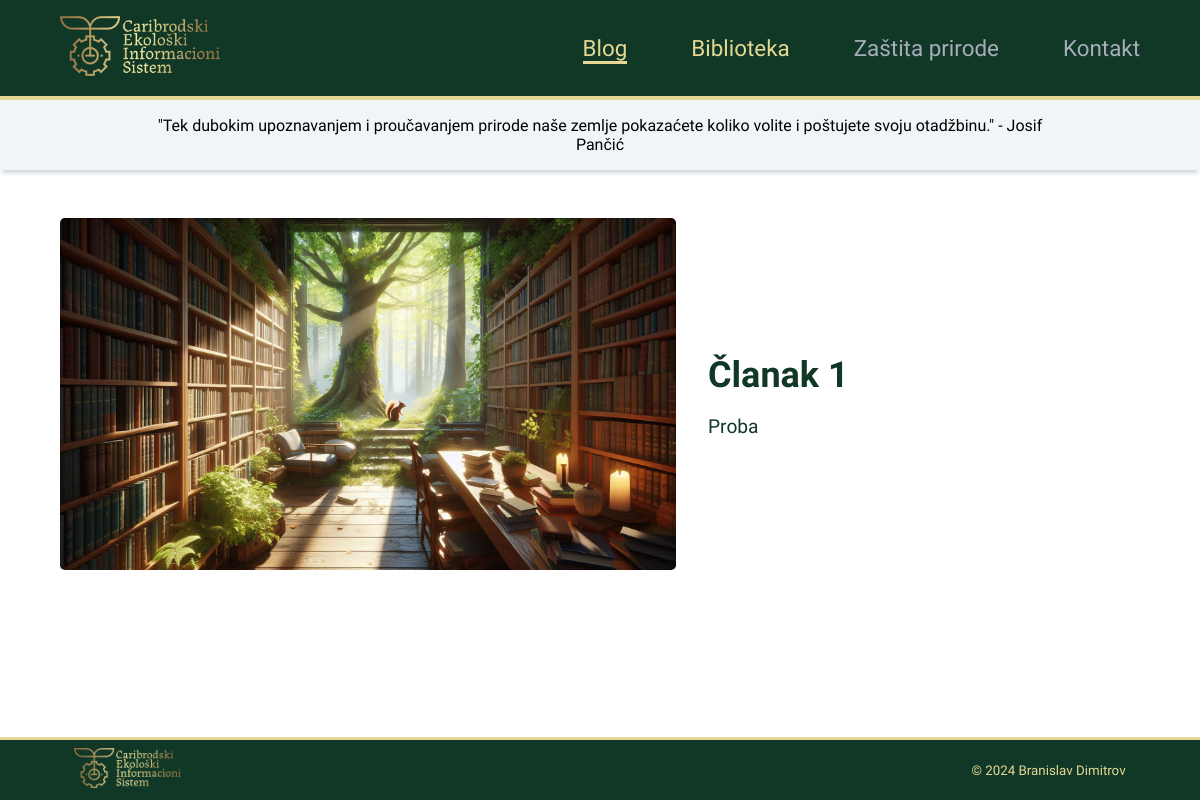
Screenshot of /blog/ with the database file from the repository.
### blog/models.py (models this page shows, shortened)
class BlogPost(models.Model):
    title = models.CharField(max_length=255)
    author = models.ForeignKey(User, on_delete=models.CASCADE, related_name='blog_posts')
    cover_image = models.ImageField(upload_to="blog/cover_img/", null=True, blank=True)
    content = CKEditor5Field("Text", config_name="extends")
    snippet = models.TextField(default='')
    created_on = models.DateTimeField(auto_now_add=True)
    last_modified = models.DateTimeField(auto_now=True)
    views = models.PositiveIntegerField(default=0, validators=[MinValueValidator(0)])
    likes = models.PositiveIntegerField(default=0, validators=[MinValueValidator(0)])
    url_identifier = models.SlugField(max_length=255, unique=True, blank=True)

### blog/views.py (the view)
# urls.py: path("", views.BlogPostListView.as_view(), name="blog-post-list"),
class BlogPostListView(ListView):
    model = BlogPost
    ordering = ['-created_on']
    template_name = "blog/blog_list.html"

### blog/templatetags/custom_filters.py (called while the page is built)
@register.filter(name='replace')
def replace(value, args):
    old_char, new_char = args.split(',')
    return value.replace(old_char, new_char)

### blog/templates/blog/blog_list.html (shortened to what this page needs)
{% extends "base.html" %}
{% load static %}
{% load custom_filters %}
{% block content %}
    <div class="blog-list-header">
        <blockquote>
            <p>
                "Tek dubokim upoznavanjem i proučavanjem prirode naše zemlje pokazaćete koliko volite i poštujete svoju
                otadžbinu." - Josif Pančić
            </p>
        </blockquote>
    </div>
    <main class="blog-list-main">
        {% if blogpost_list %}
            {% for blogpost in blogpost_list %}
            	<article class="blog-list-article">
                    {% if blogpost.cover_image %}
                        <a href="{% url 'blog:blog-post-detail' blogpost.url_identifier %}">
                            <img
                                    src="{{ blogpost.cover_image.url }}"
                                    alt="{{ blogpost.url_identifier|replace:'-, ' }}"
                            >
                        </a>
                    {% endif %}
                    <section>
                        <a href="{% url 'blog:blog-post-detail' blogpost.url_identifier %}">
                            <h2>{{ blogpost.title }}</h2>
                        </a>
                        <p>{{ blogpost.snippet }}</p>
                    </section>
                </article>
            {% endfor %}
        {% else %}
            <h2 class="no-blog-posts">Nema nijednog članka</h2>
        {% endif %}
    </main>
{% endblock %}

### blog/static/blog/styles/blog_detail.css (style rules this page uses)
* { margin: 0; padding: 0; }
html { scroll-behavior: smooth; }

### blog/static/blog/styles/blog_list.css (style rules this page uses)
.blog-list-header { box-shadow: 0 5px 4px -2px rgba(24,39,75,.12),0 5px 4px -2px rgba(24,39,75,.08); }
.blog-list-header blockquote { background-color: #F2F5F7; padding: 1em; font-family: 'Arima'; }
.blog-list-header blockquote p { max-width: 1200px; padding-inline: 10%; text-align: center; margin-inline: auto; }
.blog-list-main { max-width: 1200px; width: 80%; margin-inline:auto; }
.blog-list-article { display: flex; align-items: center; justify-content: left; margin-top: 3em; margin-bottom: 3em; margin-inline: auto; width: 100%; height: auto; }
.blog-list-article a { width: 57%; padding: 0; margin: 0; }
.blog-list-article img { width: 100%; border-radius: 0.3em; padding: 0; margin: 0; transition: scale 0.3s ease-out, box-shadow 0.3s; }
.blog-list-article section { width: 40%; padding-left: 3%; }
.blog-list-article section a { font-family: 'Madimi One'; font-size: 1.5em; font-weight: bold; text-decoration: none; color: #113826; }
.blog-list-article section p { color: #113826; font-family: 'Arima'; font-size: 1.2em; margin-top: 1em; }
@media only screen and (max-width: 1200px) { .blog-list-main { width: 90%; } }

### rows the page displays
BlogPost: cover_image (picture), title "Članak 1", snippet "Proba"
